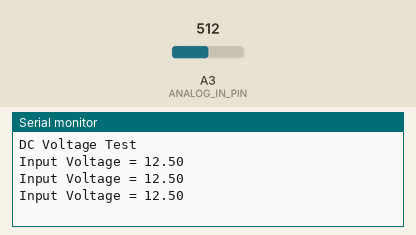
The sketch below on a simulated Arduino Uno, built with avr-gcc and run on an emulated ATmega328P. Shown: the last lines printed to the serial monitor. The inputs (shaded band) are chosen by the test bench; at power-on: A3 (ANALOG_IN_PIN) = 512.

Above: at 1.3 s.
1.4 s: A3 (ANALOG_IN_PIN) set to 716
At 1.9 s:
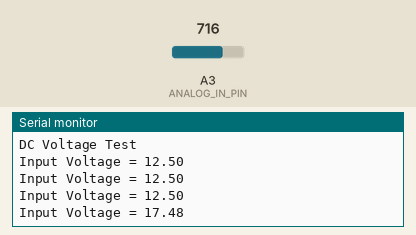
2.9 s: A3 (ANALOG_IN_PIN) set to 900
At 3.4 s:
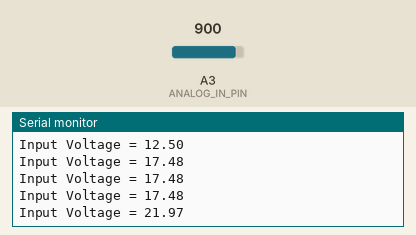
Timing chart, 0 to 5.9 s (numbered marks = the images above; inputs shaded):
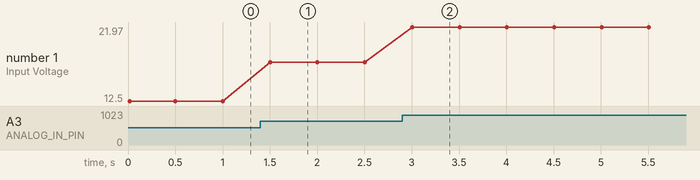

The sketch:

test_module_voltagesensor.ino
```cpp
// Define analog input
#define ANALOG_IN_PIN A3

// Floats for ADC voltage & Input voltage
float adc_voltage = 0.0;
float in_voltage = 0.0;

// Floats for resistor values in divider (in ohms)
float R1 = 30000.0;
float R2 = 7500.0;

// Float for Reference Voltage
float ref_voltage = 5.0;

// Integer for ADC value
int adc_value = 0;

void setup()
{
   // Setup Serial Monitor
   Serial.begin(9600);
   Serial.println("DC Voltage Test");
}

void loop(){
   // Read the Analog Input
   adc_value = analogRead(ANALOG_IN_PIN);

   // Determine voltage at ADC input
   adc_voltage  = (adc_value * ref_voltage) / 1024.0;

   // Calculate voltage at divider input
   in_voltage = adc_voltage / (R2/(R1+R2)) ;

   // Print results to Serial Monitor to 2 decimal places
  Serial.print("Input Voltage = ");
  Serial.println(in_voltage, 2);

  // Short delay
  delay(500);
}
```

Measured:
- after the input at 1.4 s, the serial monitor: prints a new line after 0.10 s (image 1)
- after the input at 2.9 s, the serial monitor: prints a new line after 0.11 s (image 2)
- plotted number 1: 12.5 → 17.48 after the input at 1.4 s, 17.48 → 21.97 after the input at 2.9 s
